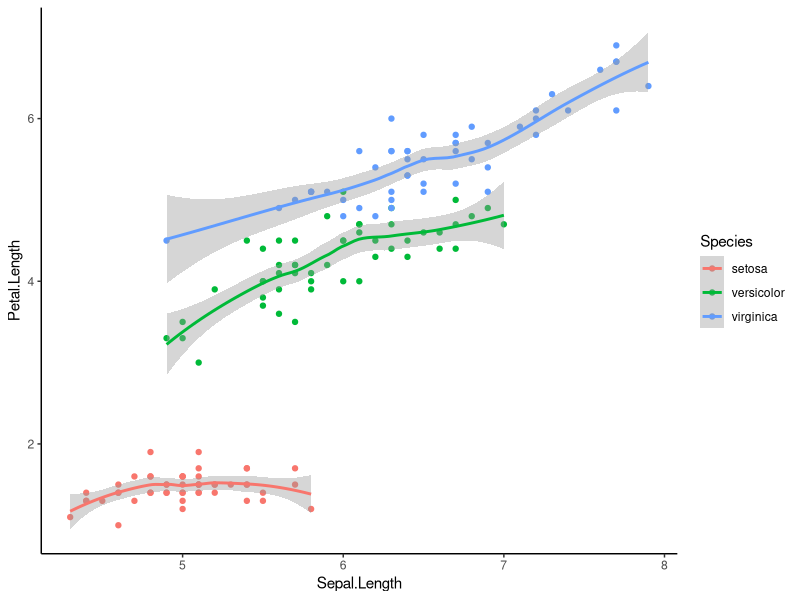
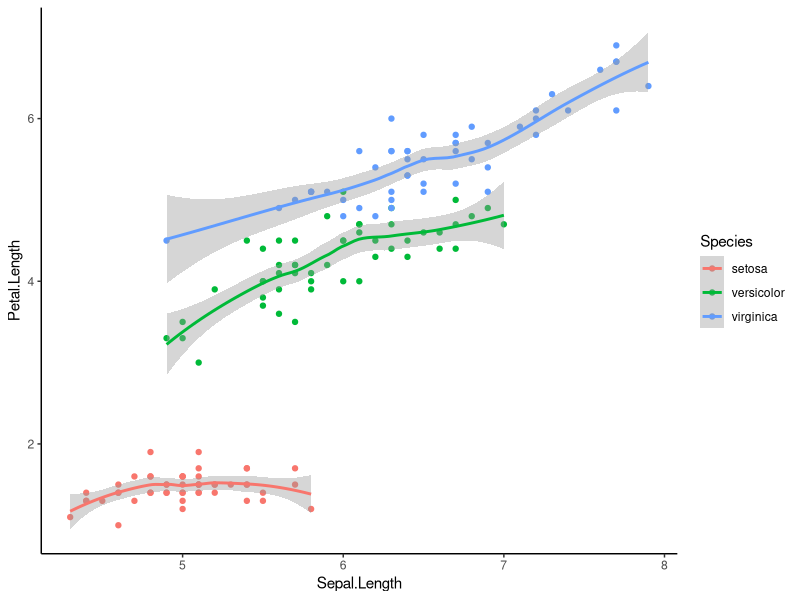
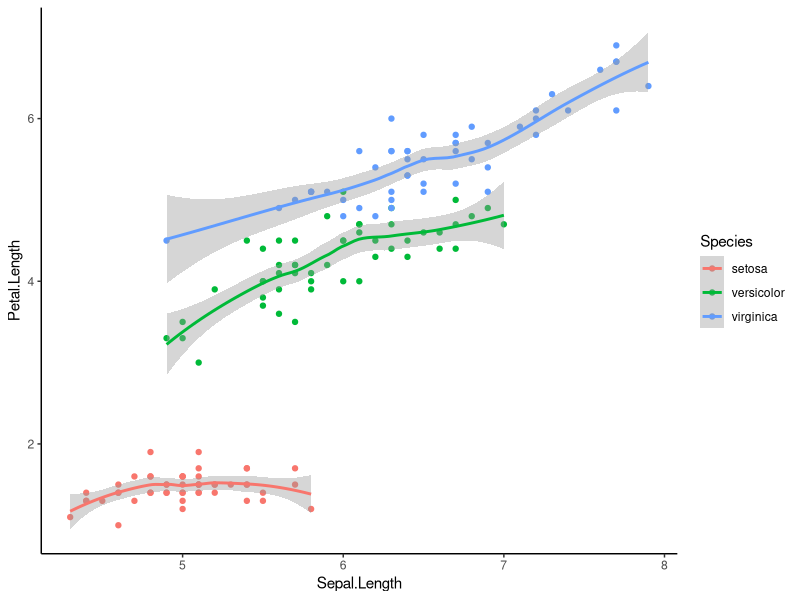
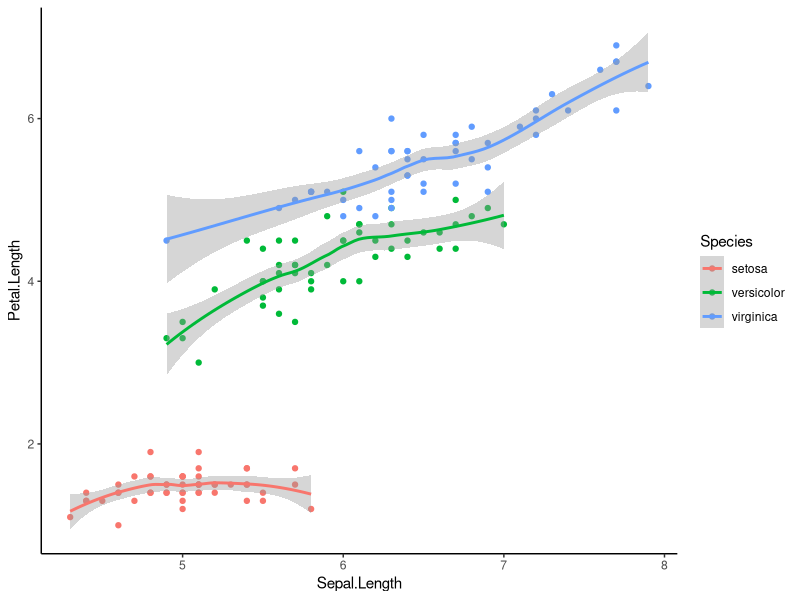
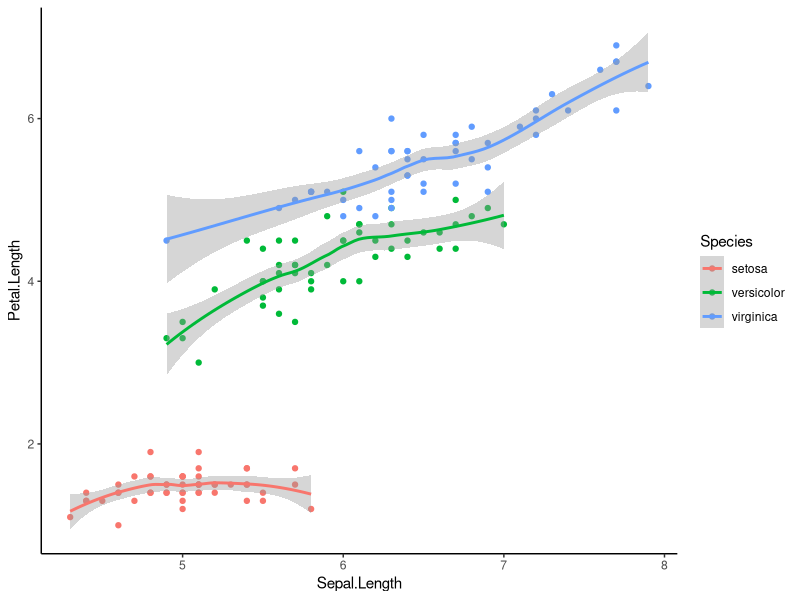

Here is the R script that generated these plots, in order:
## ---- chunk 1
#| echo: false
library(tidyverse)

data(iris)

ggplot(data = iris, aes(x = Sepal.Length, 
                        y = Petal.Length, 
                        color = Species)) +
  geom_point() +
  geom_smooth() +
  theme_classic()

## ---- chunk 2
#| echo: true
#| out-height: 7in

library(tidyverse)

data(iris)

ggplot(data = iris, aes(x = Sepal.Length, 
                        y = Petal.Length, 
                        color = Species)) +
  geom_point() +
  geom_smooth() +
  theme_classic()

## ---- chunk 3
#| echo: true
#| out-height: 7in
#| code-fold: true
#| fig-cap: "(a) Sepal and Petal length differ between species"

library(tidyverse)

data(iris)

ggplot(data = iris, aes(x = Sepal.Length, 
                        y = Petal.Length, 
                        color = Species)) +
  geom_point() +
  geom_smooth() +
  theme_classic()
## ---- chunk 4
#| echo: true
#| out-height: 6in
#| code-line-numbers: "|8|9|5-7"  

library(tidyverse)

data(iris)

ggplot(data = iris, aes(x = Sepal.Length, 
                        y = Petal.Length, 
                        color = Species)) +
  geom_point() +
  geom_smooth() +
  theme_classic()
## ---- chunk 5
#| echo: true
#| out-height: 5in
#| code-line-numbers: "|1|3|5-7|8|9|10" 

library(tidyverse) 

data(iris)

ggplot(data = iris, aes(x = Sepal.Length, 
                        y = Petal.Length, 
                        color = Species)) +
  geom_point() +
  geom_smooth() +
  theme_classic() 
## ---- chunk 6

